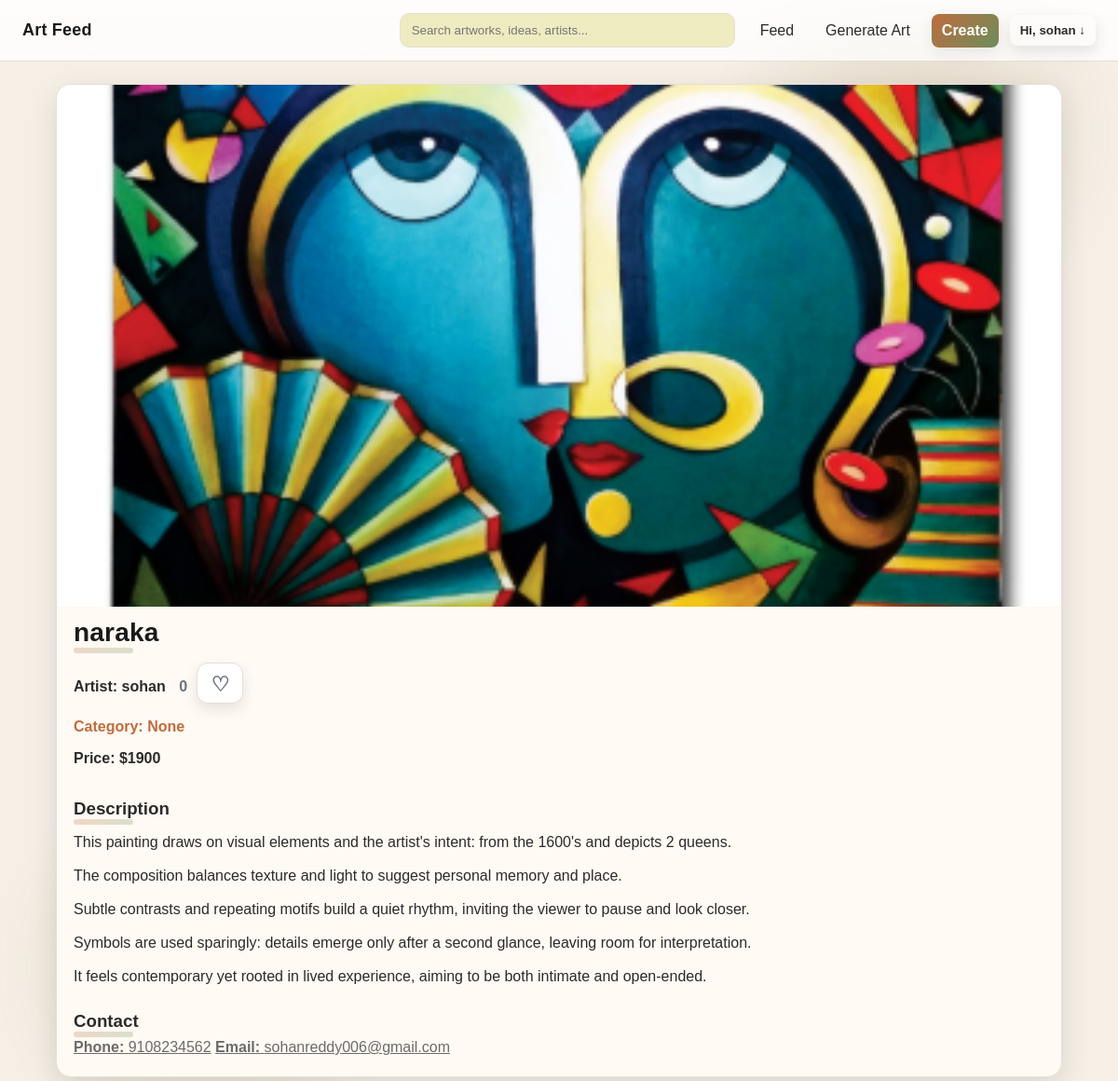
Page /post/1 (signed in) on the committed database.
### tables this page shows
CREATE TABLE posts (
        id INTEGER PRIMARY KEY AUTOINCREMENT,
        image_path TEXT,
        title TEXT,
        idea_text TEXT,
        story TEXT,
        purpose TEXT,
        artist TEXT,
        price TEXT,
        contact TEXT,
        created_at TIMESTAMP
    , category TEXT, images TEXT);

CREATE TABLE users (
        id INTEGER PRIMARY KEY AUTOINCREMENT,
        username TEXT UNIQUE NOT NULL,
        email TEXT UNIQUE NOT NULL,
        password_hash TEXT NOT NULL,
        created_at TIMESTAMP DEFAULT CURRENT_TIMESTAMP
    , phone TEXT, bio TEXT);

### app.py (the view)
@app.get("/post/{post_id}", response_class=HTMLResponse)
def post_detail(request: Request, post_id: int):
    conn = sqlite3.connect(DB_PATH)
    c = conn.cursor()
    c.execute("""
        SELECT p.id, p.image_path, p.title, p.story, p.artist, p.price, p.contact, p.category, p.created_at, p.images, u.email,
               (SELECT COUNT(*) FROM likes l WHERE l.post_id = p.id) AS like_count
        FROM posts p
        LEFT JOIN users u ON LOWER(p.artist) = LOWER(u.username)
        WHERE p.id = ?
    """, (post_id,))
    row = c.fetchone()
    conn.close()
    if not row:
        return HTMLResponse("Post not found", status_code=404)
    images = []
    if row[9]:  # images column
        try:
            import json
            images = json.loads(row[9])
        except:
            images = []
    if not images and row[1]:  # fallback to single image
        images = [row[1]]
    post = {
        "id": row[0],
        "image": row[1],
        "images": images,
        "title": row[2],
        "story": row[3],
        "artist": row[4],
        "price": row[5],
        "contact": row[6],
        "category": row[7],
        "created_at": row[8],
        "email": row[10],  # Add email from the joined users table
        "like_count": row[11] or 0,
    }
    user = request.cookies.get("user")
    following = is_following(user, post['artist']) if user else False
    return templates.TemplateResponse(
        "post_detail.html",
        {"request": request, "user": user, "post": post, "following": following}
    )

### templates/post_detail.html (shortened to what this page needs)
<!DOCTYPE html>
<html lang="en">
<head>
  <link rel="stylesheet" href="/static/styles.css">
</head>
<body>
  <header>
    <div class="site-brand">
      <a href="/" class="logo">Art Feed</a>
    </div>
    <div class="site-actions">
      <input id="searchInput" class="search-bar" type="search" placeholder="Search artworks, ideas, artists..." />
      <nav>
        <a href="/">Feed</a>
        <a href="/generate_art">Generate Art</a>
        {% if user %}
        <a href="/create" class="primary">Create</a>
        <div class="user-menu" id="userMenu">
          <button class="user-trigger">Hi, {{ user }} ↓</button>
        </div>
        {% else %}
        <a href="/login">Login</a>
        <a href="/signup" class="primary">Sign Up</a>
        {% endif %}
      </nav>
    </div>
  </header>
  <main style="padding:24px; max-width: 1080px; margin: 0 auto;">
    <section style="border:1px solid var(--border); border-radius:16px; overflow:hidden; background: var(--panel); box-shadow: var(--shadow);">
      {% if post.images and post.images|length > 0 %}
      <div>
        <img src="{{ post.images[0] }}" alt="art" style="width:100%; max-height:560px; object-fit:cover; display:block; background:#f3efe7;">
      </div>
      {% elif post.image %}
      <div>
        <img src="{{ post.image }}" alt="art" style="width:100%; max-height:560px; object-fit:cover; display:block; background:#f3efe7;">
      </div>
      {% endif %}
      <div style="padding:12px 18px 0 18px;">
        <h1 style="margin:0 0 8px 0; font-size:28px; letter-spacing:.2px; color: var(--text-strong);">{{ post.title or 'Untitled' }}</h1>
        <div style="margin-top:6px;">
          <p style="font-size:16px; font-weight:800;">
            Artist: {{ post.artist or 'Unknown artist' }}
            {% if user %}
            <span id="likeCount" style="margin-left:10px; color:#6b7280; font-weight:600;">{{ post.like_count or 0 }}</span>
            <button id="likeBtn" data-post-id="{{ post.id }}" title="Like" style="margin-left:6px; min-width:48px;height:44px;border:1px solid var(--border);border-radius:12px;background:#fff;color:#6b7280;cursor:pointer;font-size:22px;line-height:1;">♡</button>
            {% endif %}
          </p>
          <p style="font-size:16px; font-weight:800; color: var(--accent);">Category: {{ post.category or 'None' }}</p>
          {% if post.price %}
          <p style="font-size:16px; font-weight:800;">Price: ${{ post.price }}</p>
          {% endif %}
        </div>
      </div>
      <div style="padding:18px 18px 22px 18px;">
        <h3 style="margin:0 0 8px 0;">Description</h3>
        <p style="white-space: pre-line; color: var(--text);">{{ post.story or '' }}</p>
        <div style="height:12px;"></div>
        <h3 style="margin:0 0 8px 0;">Contact</h3>
        <a href="phone" style="color: var(--muted);"><strong>Phone:</strong> {{ post.contact or 'Not provided' }}</a>
        <a href="post.email" style="color: var(--muted);"><strong>Email:</strong> {{ post.email or 'Not provided' }}</a>
      </div>
    </section>
  </main>
</body>
</html>

### static/styles.css (style rules this page uses)
:root { --bg: #0b0c10; --panel: #0f1115; --muted: #9aa3af; --text: #f7f8fa; --text-strong: #ffffff; --accent: #7c5cff; --accent-2: #ff6b6b; --card: #0f1116; --border: #1b1f2a; --shadow: 0 10px 30px rgba(0,0,0,0.35); }
body { font-family: Arial, sans-serif; margin: 0; color: var(--text); background: radial-gradient(1200px 600px at 20% -10%, rgba(124,92,255,.12), transparent 40%), radial-gradient(1000px 500px at 80% 0%, rgba(255,107,107,.10), transparent 40%), var(--bg); }
header { background: linear-gradient(180deg, rgba(15,17,21,0.9), rgba(15,17,21,0.8)); backdrop-filter: blur(6px); padding: 14px 24px; border-bottom: 1px solid var(--border); display: flex; align-items: center; justify-content: space-between; }
header .site-brand .logo { text-decoration: none; font-weight: 800; font-size: 18px; color: var(--text-strong); letter-spacing:.2px; }
header .site-actions { display: flex; align-items: center; gap: 16px; }
header .site-actions nav { display: flex; align-items: center; gap: 12px; }
header .site-actions nav a { color: var(--text); text-decoration: none; padding: 8px 10px; border-radius: 8px; border:1px solid transparent; }
header .site-actions nav a.primary { background: var(--text-strong); color: #0b0c10; box-shadow: 0 6px 16px rgba(255,255,255,0.08); font-weight:800; }
header .search-bar { width: 360px; max-width: 40vw; padding: 10px 12px; border: 1px solid var(--border); border-radius: 10px; background: #efebc1; color: var(--text); }
.btn, .btn.primary, .btn-file, .auth-form button[type="submit"], button[type="submit"], input[type="submit"], button { padding: 12px 14px; background: var(--text-strong); color: #0b0c10; border: none; border-radius: 10px; cursor: pointer; font-weight: 800; box-shadow: 0 6px 16px rgba(255,255,255,0.08); }
.primary { background: linear-gradient(135deg, var(--accent), var(--accent-2)); color: #fff; border: none; border-radius: 8px; padding: 10px 22px; font-weight: 600; cursor: pointer; box-shadow: 0 2px 8px rgba(0,0,0,0.08); transition: background 0.2s; }
:root { --bg: #f5efe6; --panel: #fffaf3; --muted: #6b6b6b; --text: #2b2b2b; --text-strong: #1a1a1a; --accent: #c06c3e; --accent-2: #6b8e5c; --card: #ffffff; --border: #e6dfd5; --shadow: 0 10px 30px rgba(39, 36, 32, 0.12); }
body::before, body::after { content: ""; position: fixed; inset: auto auto 0 0; width: 60vmax; height: 60vmax; pointer-events: none; z-index: -1; background: radial-gradient(closest-side, rgba(192,108,62,0.10), transparent 60%), radial-gradient(closest-side, rgba(107,142,92,0.10), transparent 60%); filter: blur(10px); transform: translate(-20%, 30%); }
body::after { inset: 0 0 auto auto; transform: translate(20%, -30%); }
body { background: radial-gradient(1200px 600px at 20% -10%, rgba(192,108,62,.10), transparent 40%), radial-gradient(1000px 500px at 80% 0%, rgba(107,142,92,.08), transparent 40%), linear-gradient(0deg, rgba(255,255,255,0.6), rgba(255,255,255,0.6)), var(--bg); background-attachment: fixed, fixed, fixed, fixed; background-image: radial-gradient(circle at 25% 15%, rgba(0,0,0,0.02) 0 2px, transparent 3px), radial-gradient(circle at 75% 85%, rgba(0,0,0,0.02) 0 2px, transparent 3px), none; }
header { background: linear-gradient(180deg, rgba(255,255,255,0.85), rgba(255,255,255,0.75)); }
header .site-actions nav a.primary { background: linear-gradient(135deg, var(--accent), var(--accent-2)); color: #ffffff; box-shadow: 0 6px 16px rgba(0,0,0,0.08); }
.user-menu { position: relative; }
.user-trigger { background: transparent; border: 1px solid transparent; color: var(--text); padding: 8px 10px; border-radius: 8px; cursor: pointer; }
.btn, .btn.primary, .btn-file, .auth-form button[type="submit"], button[type="submit"], input[type="submit"], button { background: linear-gradient(135deg, var(--accent), var(--accent-2)); color: #ffffff; box-shadow: 0 6px 16px rgba(0,0,0,0.10); }
.primary { box-shadow: 0 2px 8px rgba(0,0,0,0.12); }
h1, h2, h3 { position: relative; }
h1::after, h2::after, h3::after { content: ""; position: absolute; left: 0; bottom: -6px; width: 64px; height: 6px; border-radius: 999px; background: linear-gradient(90deg, var(--accent), var(--accent-2)); opacity: .25; }

### rows in the picture
posts: image_path (picture), title "naraka", artist "sohan", price "1900", story "This painting draws on visual elements and the artist's intent: from the 1600's and depicts 2 queens. The composition balances texture and light to suggest personal memory and place. Subtle contrasts and repeating motifs build a quiet rhythm, inviting the viewer to pause and look closer. Symbols are used sparingly: details emerge only after a second glance, leaving room for interpretation. It feels contemporary yet rooted in lived experience, aiming to be both intimate and open-ended.", contact "9108234562"
users: email "sohanreddy006@gmail.com"

### other values in the picture
{{ user }} "sohan"
{{ post.like_count or 0 }} "0"
{{ post.category or 'None' }} "None"
